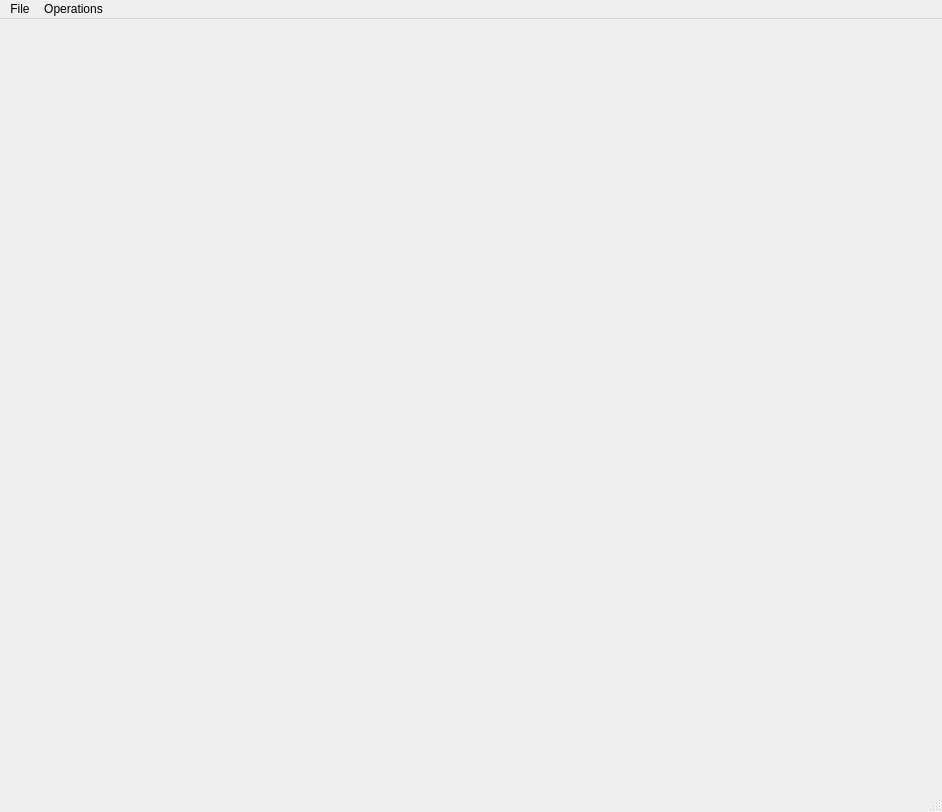
<?xml version="1.0" encoding="UTF-8"?>
<ui version="4.0">
 <class>DvonnWindow</class>
 <widget class="QMainWindow" name="DvonnWindow">
  <property name="geometry">
   <rect>
    <x>0</x>
    <y>0</y>
    <width>942</width>
    <height>812</height>
   </rect>
  </property>
  <property name="windowTitle">
   <string>Dvonn</string>
  </property>
  <widget class="QWidget" name="widget">
   <layout class="QGridLayout">
    <property name="margin">
     <number>10</number>
    </property>
    <property name="spacing">
     <number>6</number>
    </property>
    <item row="0" column="0">
     <widget class="sjViewer" name="viewer" native="true"/>
    </item>
   </layout>
  </widget>
  <widget class="QMenuBar" name="menubar">
   <property name="geometry">
    <rect>
     <x>0</x>
     <y>0</y>
     <width>942</width>
     <height>21</height>
    </rect>
   </property>
   <widget class="QMenu" name="menuFile">
    <property name="title">
     <string>File</string>
    </property>
    <addaction name="actionOpen_File"/>
   </widget>
   <widget class="QMenu" name="menuOperations">
    <property name="title">
     <string>Operations</string>
    </property>
    <addaction name="actionLaplacian_Smoothing"/>
   </widget>
   <addaction name="menuFile"/>
   <addaction name="menuOperations"/>
  </widget>
  <widget class="QStatusBar" name="statusBar"/>
  <action name="fileOpenAction">
   <property name="icon">
    <iconset>
     <normaloff>../../../QGLViewer/libQGLViewer-2.3.4/examples/contribs/dvonn/image2</normaloff>../../../QGLViewer/libQGLViewer-2.3.4/examples/contribs/dvonn/image2</iconset>
   </property>
   <property name="text">
    <string>&amp;Load game</string>
   </property>
   <property name="iconText">
    <string>Load game</string>
   </property>
   <property name="toolTip">
    <string>Load a saved game</string>
   </property>
   <property name="shortcut">
    <string>Ctrl+O</string>
   </property>
  </action>
  <action name="fileSaveAction">
   <property name="enabled">
    <bool>false</bool>
   </property>
   <property name="icon">
    <iconset>
     <normaloff>../../../QGLViewer/libQGLViewer-2.3.4/examples/contribs/dvonn/image3</normaloff>../../../QGLViewer/libQGLViewer-2.3.4/examples/contribs/dvonn/image3</iconset>
   </property>
   <property name="text">
    <string>&amp;Save</string>
   </property>
   <property name="iconText">
    <string>Save</string>
   </property>
   <property name="shortcut">
    <string>Ctrl+S</string>
   </property>
  </action>
  <action name="fileSaveAsAction">
   <property name="text">
    <string>Save &amp;As...</string>
   </property>
   <property name="iconText">
    <string>Save As</string>
   </property>
   <property name="shortcut">
    <string/>
   </property>
  </action>
  <action name="filePrintAction">
   <property name="icon">
    <iconset>
     <normaloff>../../../QGLViewer/libQGLViewer-2.3.4/examples/contribs/dvonn/image4</normaloff>../../../QGLViewer/libQGLViewer-2.3.4/examples/contribs/dvonn/image4</iconset>
   </property>
   <property name="text">
    <string>&amp;Print...</string>
   </property>
   <property name="iconText">
    <string>Print</string>
   </property>
   <property name="shortcut">
    <string/>
   </property>
  </action>
  <action name="fileExitAction">
   <property name="text">
    <string>E&amp;xit</string>
   </property>
   <property name="iconText">
    <string>Exit</string>
   </property>
   <property name="shortcut">
    <string>Ctrl+Q</string>
   </property>
  </action>
  <action name="gameUndoAction">
   <property name="icon">
    <iconset>
     <normaloff>../../../QGLViewer/libQGLViewer-2.3.4/examples/contribs/dvonn/image5</normaloff>../../../QGLViewer/libQGLViewer-2.3.4/examples/contribs/dvonn/image5</iconset>
   </property>
   <property name="text">
    <string>&amp;Undo</string>
   </property>
   <property name="iconText">
    <string>Undo</string>
   </property>
   <property name="shortcut">
    <string>Ctrl+Z</string>
   </property>
  </action>
  <action name="gameRedoAction">
   <property name="icon">
    <iconset>
     <normaloff>../../../QGLViewer/libQGLViewer-2.3.4/examples/contribs/dvonn/image6</normaloff>../../../QGLViewer/libQGLViewer-2.3.4/examples/contribs/dvonn/image6</iconset>
   </property>
   <property name="text">
    <string>&amp;Redo</string>
   </property>
   <property name="iconText">
    <string>Redo</string>
   </property>
   <property name="shortcut">
    <string>Ctrl+Y</string>
   </property>
  </action>
  <action name="helpHelpAction">
   <property name="text">
    <string>Rules of Dvonn</string>
   </property>
   <property name="iconText">
    <string>Rules of Dvonn</string>
   </property>
  </action>
  <action name="helpAboutAction">
   <property name="text">
    <string>&amp;About...</string>
   </property>
   <property name="iconText">
    <string>About</string>
   </property>
   <property name="shortcut">
    <string/>
   </property>
  </action>
  <action name="gameNewGameAction">
   <property name="text">
    <string>&amp;New Game</string>
   </property>
   <property name="iconText">
    <string>New Game</string>
   </property>
   <property name="shortcut">
    <string>Ctrl+N</string>
   </property>
  </action>
  <action name="displayTogglePossDestAction">
   <property name="checkable">
    <bool>true</bool>
   </property>
   <property name="checked">
    <bool>true</bool>
   </property>
   <property name="text">
    <string>Show &amp;possible plays</string>
   </property>
   <property name="iconText">
    <string>Show &amp;possible plays</string>
   </property>
  </action>
  <action name="displayToggleTexturesAction">
   <property name="checkable">
    <bool>true</bool>
   </property>
   <property name="checked">
    <bool>true</bool>
   </property>
   <property name="text">
    <string>Use &amp;textures</string>
   </property>
   <property name="iconText">
    <string>Use textures</string>
   </property>
  </action>
  <action name="displayToggleLightsAction">
   <property name="checkable">
    <bool>true</bool>
   </property>
   <property name="checked">
    <bool>true</bool>
   </property>
   <property name="text">
    <string>&amp;Spot light</string>
   </property>
   <property name="iconText">
    <string>Spot light</string>
   </property>
  </action>
  <action name="gameRandomlyFinishAction">
   <property name="text">
    <string>Randomly &amp;finish placement</string>
   </property>
   <property name="iconText">
    <string>Randomly &amp;finish placement</string>
   </property>
   <property name="shortcut">
    <string>R</string>
   </property>
  </action>
  <action name="displayToggleDragToPlayAction">
   <property name="checkable">
    <bool>true</bool>
   </property>
   <property name="text">
    <string>&amp;Drag to play</string>
   </property>
   <property name="iconText">
    <string>Drag to play</string>
   </property>
  </action>
  <action name="displayToggleShowLabelsAction">
   <property name="checkable">
    <bool>true</bool>
   </property>
   <property name="checked">
    <bool>false</bool>
   </property>
   <property name="text">
    <string>Show &amp;Labels</string>
   </property>
   <property name="iconText">
    <string>Show Labels</string>
   </property>
  </action>
  <action name="gameRandomlyMoveStackAction">
   <property name="text">
    <string>Rand&amp;omly move Stack</string>
   </property>
   <property name="iconText">
    <string>Randomly move Stack</string>
   </property>
   <property name="shortcut">
    <string>Shift+R</string>
   </property>
  </action>
  <action name="displayToggleShowAnimationAction">
   <property name="checkable">
    <bool>true</bool>
   </property>
   <property name="checked">
    <bool>true</bool>
   </property>
   <property name="text">
    <string>Show an&amp;imation</string>
   </property>
   <property name="iconText">
    <string>Show animation</string>
   </property>
  </action>
  <action name="helpMouseBindingsAction">
   <property name="text">
    <string>&amp;Mouse bindings</string>
   </property>
   <property name="iconText">
    <string>&amp;Mouse bindings</string>
   </property>
  </action>
  <action name="optionsAnimate_playsAction">
   <property name="checkable">
    <bool>true</bool>
   </property>
   <property name="checked">
    <bool>true</bool>
   </property>
   <property name="text">
    <string>Animate plays</string>
   </property>
   <property name="iconText">
    <string>Animate plays</string>
   </property>
  </action>
  <action name="actionOpen_File">
   <property name="text">
    <string>Open File</string>
   </property>
  </action>
  <action name="actionLaplacian_Smoothing">
   <property name="text">
    <string>Laplacian Smoothing</string>
   </property>
  </action>
  <actiongroup name="levelActionGroup">
   <action name="easyAction">
    <property name="checkable">
     <bool>true</bool>
    </property>
    <property name="checked">
     <bool>true</bool>
    </property>
    <property name="enabled">
     <bool>false</bool>
    </property>
    <property name="text">
     <string>&amp;Easy</string>
    </property>
    <property name="iconText">
     <string>Easy</string>
    </property>
   </action>
   <action name="averageAction">
    <property name="checkable">
     <bool>true</bool>
    </property>
    <property name="enabled">
     <bool>false</bool>
    </property>
    <property name="text">
     <string>&amp;Average</string>
    </property>
    <property name="iconText">
     <string>&amp;Average</string>
    </property>
   </action>
   <action name="difficultAction">
    <property name="checkable">
     <bool>true</bool>
    </property>
    <property name="enabled">
     <bool>false</bool>
    </property>
    <property name="text">
     <string>&amp;Difficult</string>
    </property>
    <property name="iconText">
     <string>Difficult</string>
    </property>
   </action>
  </actiongroup>
 </widget>
 <layoutdefault spacing="6" margin="11"/>
 <customwidgets>
  <customwidget>
   <class>sjViewer</class>
   <extends></extends>
   <header>sjViewer.h</header>
  </customwidget>
 </customwidgets>
 <resources/>
 <connections/>
 <slots>
  <slot>slotLaplacian()</slot>
 </slots>
</ui>
